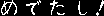

Below is a game level as drawn by its tile map, then a one-line description and the .tmx file that defines it, in full:
An orthogonal 13x2 tile map with 8x8 px tiles, 1 tile layer (namtbl).

<map version="1.5" tiledversion="1.5.0" orientation="orthogonal" renderorder="right-down" width="13" height="2" tilewidth="8" tileheight="8" infinite="0" nextlayerid="2" nextobjectid="1">
 <tileset firstgid="1" name="charset" tilewidth="8" tileheight="8" tilecount="256" columns="32">
  <image source="charset@6000.namtbl.png" width="256" height="64" />
 </tileset>
 <layer id="1" name="namtbl" width="13" height="2">
  <data encoding="csv">
61,62,63,119,120,145,150,161,129,204,212,129,218,
64,65,72,146,149,129,180,189,194,216,217,129,221
</data>
 </layer>
</map>
